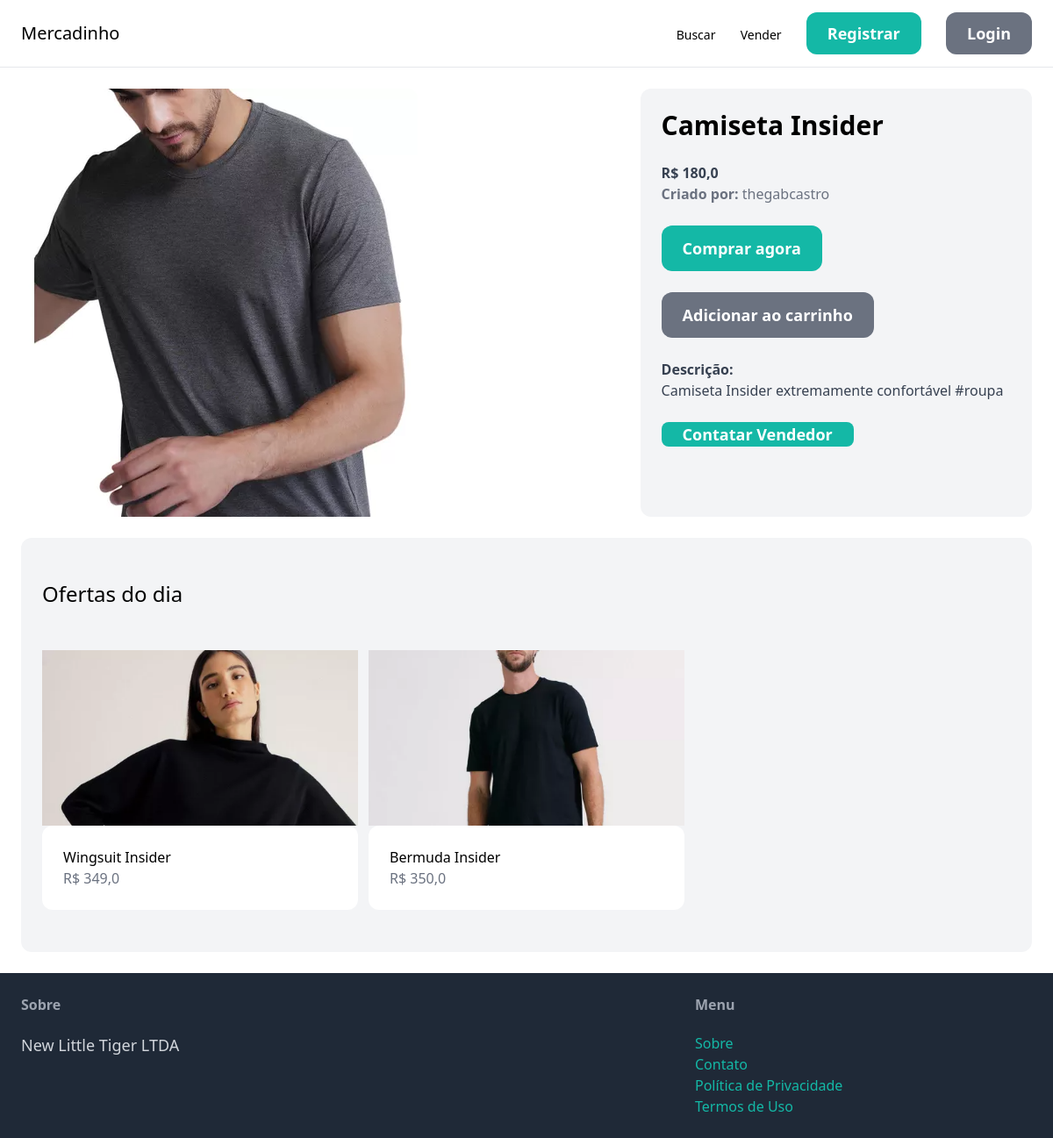
/items/6/, run on the app's committed database.
### item/models.py (models this page shows, shortened)
class Item(models.Model):
    categoria = models.ForeignKey(
        Categoria, related_name="items", on_delete=models.CASCADE, default=1
    )
    nome = models.CharField(max_length=255)
    descrição = models.TextField(blank=True, null=True)
    preço = models.FloatField()
    imagem = models.ImageField(upload_to="item_images", blank=True, null=True)
    foi_vendido = models.BooleanField(default=False)
    criado_por = models.ForeignKey(User, related_name="items", on_delete=models.CASCADE)
    criado_em = models.DateTimeField(auto_now_add=True)

### item/views.py (the view)
# urls.py: path("<int:pk>/", views.detail, name="detail"),
def detail(request, pk):
    item = get_object_or_404(Item, pk=pk)
    related_items = Item.objects.filter(
        categoria=item.categoria, foi_vendido=False
    ).exclude(pk=pk)[0:3]
    return render(
        request, "item/detail.html", {"item": item, "related_items": related_items}
    )

### item/templates/item/detail.html (shortened to what this page needs)
{% extends 'core/base.html' %}
{% block content %}
<div class="grid grid-cols-5 gap-6">
    <div class="col-span-3">
        <img src="{{ item.imagem.url }}" class="rounded-xl">
    </div>
    <div class="col-span-2 p-6 bg-gray-100 rounded-xl">
        <h1 class="mb-6 text-3xl"><strong>{{ item.nome }}</strong></h1>
        <p class="text-gray-700"><strong>R$ {{ item.preço }}</strong></p>
        <p class="text-gray-500"><strong>Criado por: </strong>{{ item.criado_por }}</p>
        <a href="#"
            class="inline-block mt-6 px-6 py-3 text-lg font-semibold bg-teal-500 text-white rounded-xl hover:bg-teal-700">Comprar agora</a>
        <a href="#"
            class="inline-block mt-6 px-6 py-3 text-lg font-semibold bg-gray-500 text-white rounded-xl hover:bg-gray-700">Adicionar ao carrinho</a>
        <br>
        <br>
        {% if item.descrição %}
        <p class="text-gray-700">
            <strong>Descrição: </strong>
            <br>
            {{ item.descrição }}
        </p>
        {% endif %}
        {% if request.user == item.criado_por %} <! se o item for do usuário, pode excluir ou editar>
            <a href="{% url 'item:delete' item.id %}" class="inline-block mt-6 px-6 text-lg font-semibold bg-red-500 text-white rounded-lg hover:bg-red-700">Excluir anúncio</a>
            <a href="{% url 'item:edit' item.id %}" class="inline-block mt-6 px-6 text-lg font-semibold bg-gray-500 text-white rounded-lg hover:bg-gray-700">Editar</a>
            {% else %} <! se o item não for do usuário, pode contatar o vendedor>
            <a href="{% url 'conversation:new' item.id %}" class="inline-block mt-6 px-6 text-lg font-semibold bg-teal-500 text-white rounded-lg hover:bg-teal-700">Contatar Vendedor</a>
        {% endif %}
    </div>
</div>
    {% block content2 %}
    <div class="mt-6 px-6 py-12 bg-gray-100 rounded-xl">
        <h2 class="mb-12 text-2xl text-left">Ofertas do dia</h2>
        <div class="grid grid-cols-3 gap-3">
            {% for item in related_items %}
            <div>
                <a href="{% url 'item:detail' item.id %}">
                    <div class="image-container">
                        <img src="{{ item.imagem.url }}" class="product-image" alt="{{item.nome}}">
                    </div>
                    <div class="p-6 bg-white rounded-xl">
                        <h2 class="text-1xl">{{item.nome}}</h2>
                        <p class="text-gray-500">R$ {{item.preço}}</p>
                    </div>
                </a>
            </div>
            {% endfor %}
        </div>
    </div>
    {% endblock content2 %}
{% endblock content %}

### item/templates/item/detail.html (style rules this page uses)
.image-container { height: 200px; overflow: hidden; }
.product-image { width: 100%; height: auto; display: block; object-fit: fill; }

### data on the page
Item: imagem (picture), nome "Camiseta Insider", preço "180,0", criado_por "thegabcastro", descrição "Camiseta Insider extremamente confortável #roupa"
Item: imagem (picture), nome "Wingsuit Insider", preço "349,0"
Item: imagem (picture), nome "Bermuda Insider", preço "350,0"
